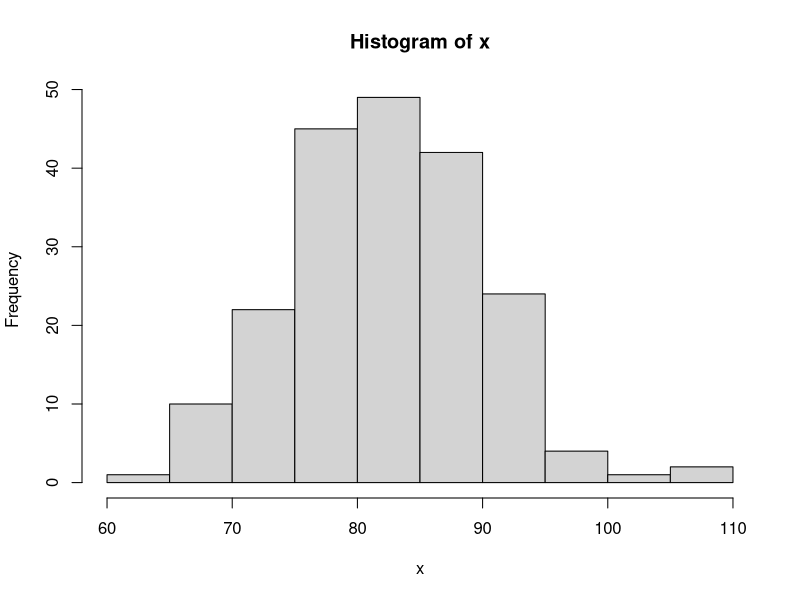
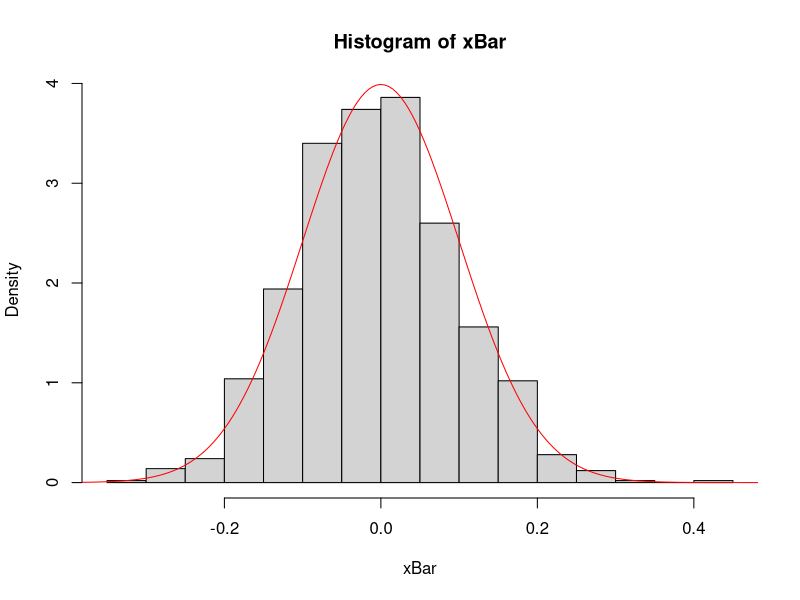
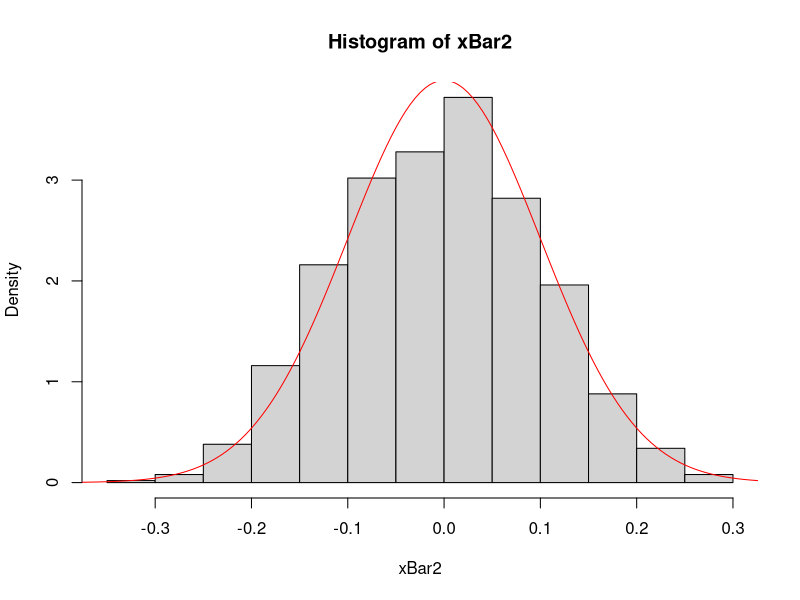
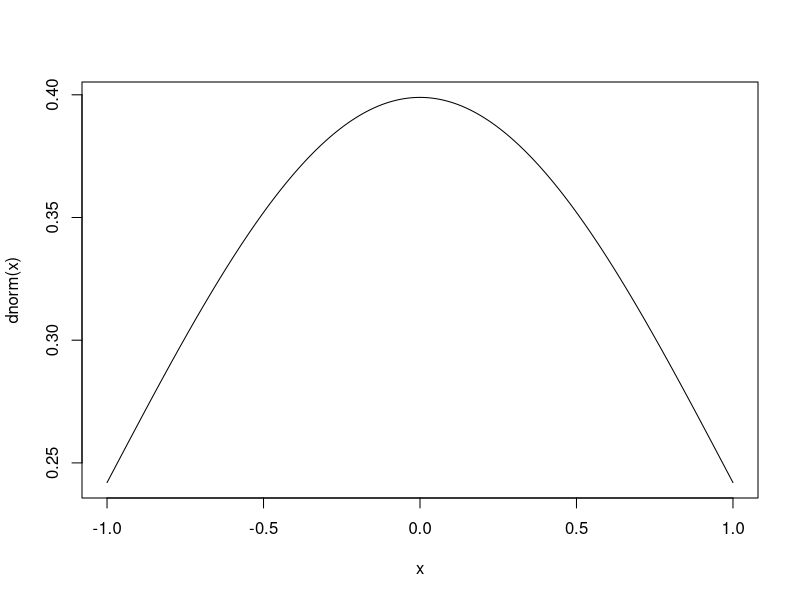
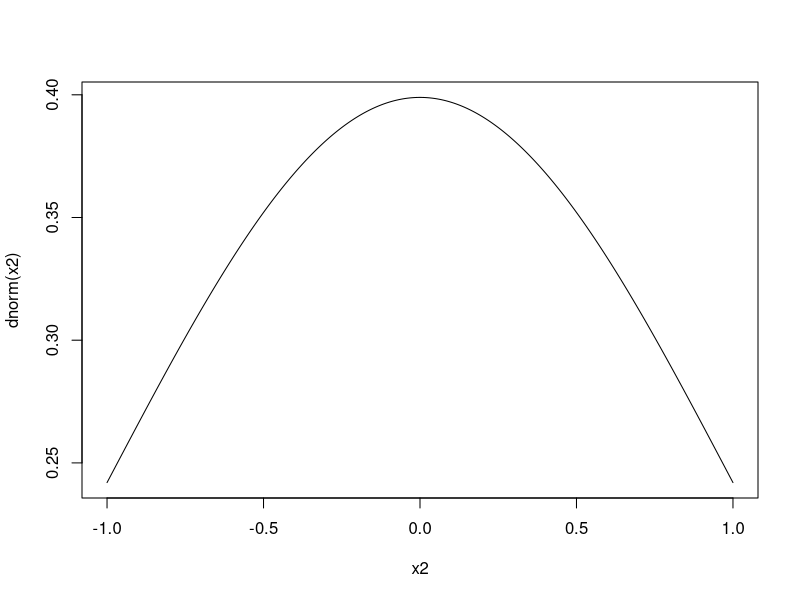
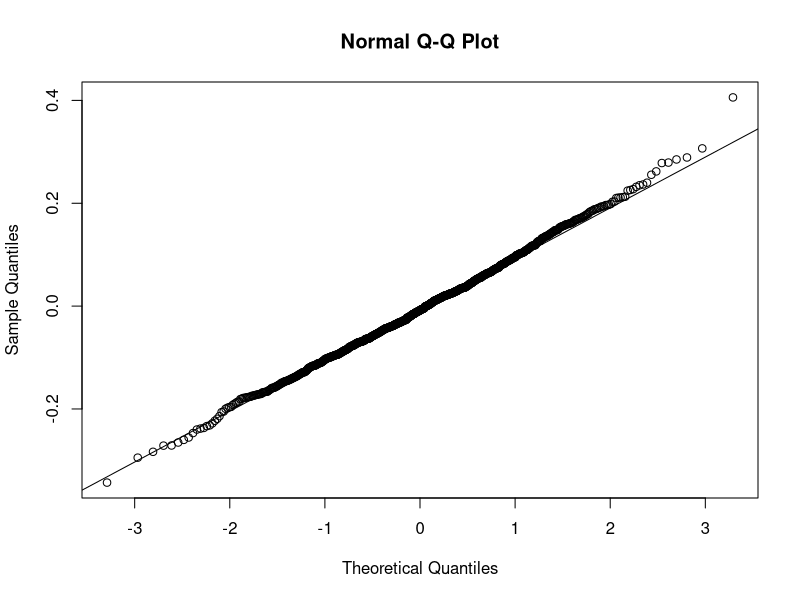
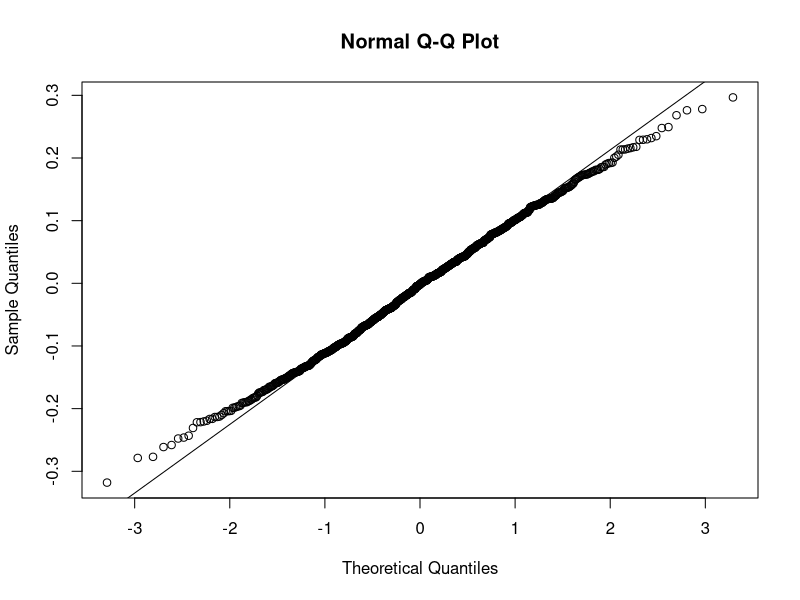

Write the R code that produced these figures, in order.
## ---- chunk 1
pnorm(q=50,mean=78,sd=6)
## ---- chunk 2
1 - pnorm(q=90,mean=78,sd=6)
## ---- chunk 3
pnorm(q=80,mean=78,sd=6) - pnorm(q=60,mean=78,sd=6)
## ---- chunk 4
qnorm(p=0.25,mean=78,sd=6)
qnorm(p=0.75,mean=78,sd=6)
## ---- chunk 5
qnorm(p=0.05,mean=78,sd=6)
qnorm(p=0.95,mean=78,sd=6)
## ---- chunk 6
x<-rnorm(n=200,mean=82,sd=sqrt(51))
hist(x)
mean(x)
## ---- chunk 7
n<-100 # sample size  
sampleN<-1000 # number of samples  
xBar<-array(NA, sampleN) # store values of sample mean for all samples  
 
for (i in 1:sampleN) {  
aSample<-rnorm(n) # generates a sample of size "n" from N(0,1)  
xBar[i]<-mean(aSample) # stores sample mean of all 1000 samples  
}

hist(xBar, freq=FALSE) # histogram for the sample mean  
x<-seq(from=-1, to=1, by=0.005) # defines "x" for plotting  
lines(x, dnorm(x,mean=0,sd=1/sqrt(n)),col="red")

n2<-1000 # sample size  
sampleN<-1000 # number of samples  
xBar2<-array(NA, sampleN) # store values of sample mean for all samples  
 
for (i in 1:sampleN) {  
aSample<-rnorm(n) # generates a sample of size "n" from N(0,1)  
xBar2[i]<-mean(aSample) # stores sample mean of all 1000 samples  
}

hist(xBar2, freq=FALSE) # histogram for the sample mean  
x2<-seq(from=-1, to=1, by=0.005) # defines "x" for plotting  
lines(x, dnorm(x,mean=0,sd=1/sqrt(n)),col="red")
## ---- chunk 8
plot(x, dnorm(x), type = "l")
plot(x2, dnorm(x2), type = "l")
## ---- chunk 9
qqnorm(xBar)
qqline(xBar)
qqnorm(xBar2)
qqline(xBar2)
